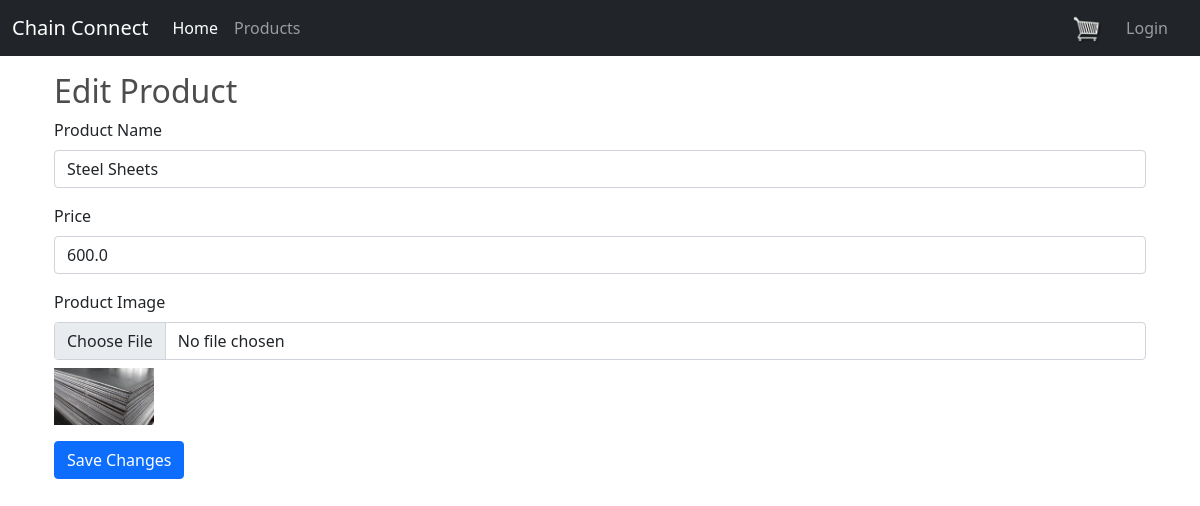
Page /product_edit/1/ on the committed database.
### core/models.py (models this page shows, shortened)
class Product(models.Model):
	name = models.CharField(max_length=200)
	price = models.FloatField()
	digital = models.BooleanField(default=False,null=True, blank=True)
	image = models.ImageField(null=True, blank=True)

### core/views.py (the view, shortened to what this page needs)
# urls.py: path('product_edit/<int:id>/', productEdit, name='product_edit'),  # Edit product page (dynamic ID)
def productEdit(request, id):
    product = get_object_or_404(Product, id=id)
    return render(request, 'core/product_edit.html', {'product': product})

### core/templates/core/product_edit.html (shortened to what this page needs)
{% extends 'core/base.html' %}
{% block content %}
<div class="container">
    <h2>Edit Product</h2>
    <form method="POST" enctype="multipart/form-data">
        <div class="mb-3">
            <label for="name" class="form-label">Product Name</label>
            <input type="text" class="form-control" id="name" name="name" value="{{ product.name }}" required>
        </div>
        <div class="mb-3">
            <label for="price" class="form-label">Price</label>
            <input type="number" class="form-control" id="price" name="price" value="{{ product.price }}" step="0.01" required>
        </div>
        <div class="mb-3">
            <label for="image" class="form-label">Product Image</label>
            <input type="file" class="form-control" id="image" name="image">
            {% if product.image %}
            <div class="mt-2">
                <img src="{{ product.image.url }}" alt="{{ product.name }}" width="100">
            </div>
            {% endif %}
        </div>
        <button type="submit" class="btn btn-primary">Save Changes</button>
    </form>
</div>
{% endblock %}

### static/css/main.css (style rules this page uses)
body { background-color: hsl(0, 0%, 98%); }
h1,h2,h3,h4,h5,h6 { color:hsl(0, 0%, 30%); }
.btn { border-radius: 0; }

### rows in the picture
Product: name "Steel Sheets", price "600.0", image (picture)
